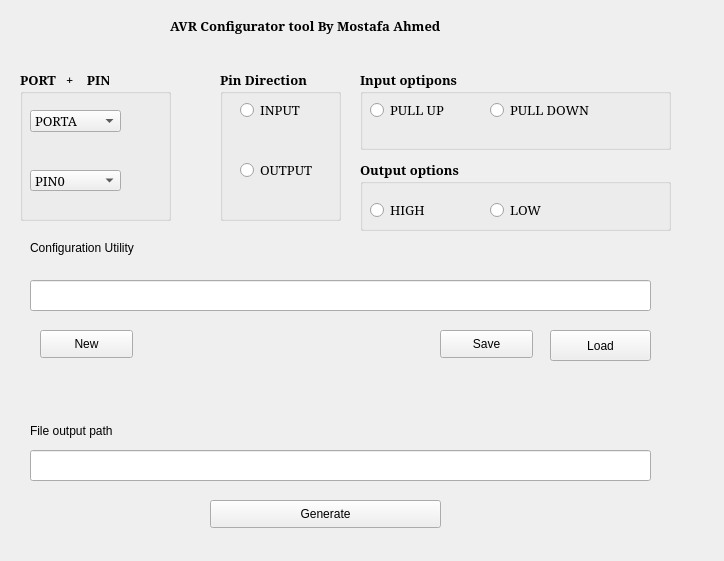
<?xml version="1.0" encoding="UTF-8"?>
<ui version="4.0">
 <class>Form</class>
 <widget class="QWidget" name="Form">
  <property name="geometry">
   <rect>
    <x>0</x>
    <y>0</y>
    <width>724</width>
    <height>561</height>
   </rect>
  </property>
  <property name="windowTitle">
   <string>Form</string>
  </property>
  <widget class="QPushButton" name="genBtn">
   <property name="geometry">
    <rect>
     <x>210</x>
     <y>500</y>
     <width>231</width>
     <height>28</height>
    </rect>
   </property>
   <property name="text">
    <string>Generate</string>
   </property>
  </widget>
  <widget class="QLabel" name="label">
   <property name="geometry">
    <rect>
     <x>410</x>
     <y>150</y>
     <width>131</width>
     <height>51</height>
    </rect>
   </property>
   <property name="text">
    <string/>
   </property>
  </widget>
  <widget class="QLineEdit" name="lineEdit">
   <property name="geometry">
    <rect>
     <x>30</x>
     <y>450</y>
     <width>621</width>
     <height>31</height>
    </rect>
   </property>
  </widget>
  <widget class="QLabel" name="label_2">
   <property name="geometry">
    <rect>
     <x>30</x>
     <y>410</y>
     <width>101</width>
     <height>41</height>
    </rect>
   </property>
   <property name="text">
    <string>File output path </string>
   </property>
  </widget>
  <widget class="QLabel" name="label_4">
   <property name="geometry">
    <rect>
     <x>170</x>
     <y>0</y>
     <width>401</width>
     <height>51</height>
    </rect>
   </property>
   <property name="font">
    <font>
     <family>Garamond</family>
     <pointsize>10</pointsize>
     <weight>75</weight>
     <bold>true</bold>
    </font>
   </property>
   <property name="text">
    <string>AVR Configurator tool By Mostafa Ahmed</string>
   </property>
  </widget>
  <widget class="QGroupBox" name="Output_groupBox">
   <property name="geometry">
    <rect>
     <x>360</x>
     <y>160</y>
     <width>311</width>
     <height>71</height>
    </rect>
   </property>
   <property name="font">
    <font>
     <family>Garamond</family>
     <pointsize>10</pointsize>
     <weight>75</weight>
     <bold>true</bold>
    </font>
   </property>
   <property name="title">
    <string>Output options</string>
   </property>
   <widget class="QRadioButton" name="radioButton_5">
    <property name="geometry">
     <rect>
      <x>10</x>
      <y>40</y>
      <width>95</width>
      <height>20</height>
     </rect>
    </property>
    <property name="font">
     <font>
      <family>Garamond</family>
      <pointsize>10</pointsize>
      <weight>50</weight>
      <bold>false</bold>
     </font>
    </property>
    <property name="text">
     <string>HIGH</string>
    </property>
   </widget>
   <widget class="QRadioButton" name="radioButton_6">
    <property name="geometry">
     <rect>
      <x>130</x>
      <y>40</y>
      <width>95</width>
      <height>20</height>
     </rect>
    </property>
    <property name="font">
     <font>
      <family>Garamond</family>
      <pointsize>10</pointsize>
      <weight>50</weight>
      <bold>false</bold>
     </font>
    </property>
    <property name="text">
     <string>LOW</string>
    </property>
   </widget>
  </widget>
  <widget class="QGroupBox" name="Input_groupBox_2">
   <property name="geometry">
    <rect>
     <x>360</x>
     <y>70</y>
     <width>311</width>
     <height>80</height>
    </rect>
   </property>
   <property name="font">
    <font>
     <family>Garamond</family>
     <pointsize>10</pointsize>
     <weight>75</weight>
     <bold>true</bold>
    </font>
   </property>
   <property name="title">
    <string>Input optipons</string>
   </property>
   <widget class="QRadioButton" name="PullUp_radioButton">
    <property name="geometry">
     <rect>
      <x>10</x>
      <y>30</y>
      <width>95</width>
      <height>20</height>
     </rect>
    </property>
    <property name="font">
     <font>
      <family>Garamond</family>
      <pointsize>10</pointsize>
      <weight>50</weight>
      <bold>false</bold>
     </font>
    </property>
    <property name="text">
     <string>PULL UP</string>
    </property>
   </widget>
   <widget class="QRadioButton" name="PullDown_radioButton_2">
    <property name="geometry">
     <rect>
      <x>130</x>
      <y>30</y>
      <width>131</width>
      <height>20</height>
     </rect>
    </property>
    <property name="font">
     <font>
      <family>Garamond</family>
      <pointsize>10</pointsize>
      <weight>50</weight>
      <bold>false</bold>
     </font>
    </property>
    <property name="text">
     <string>PULL DOWN</string>
    </property>
   </widget>
  </widget>
  <widget class="QGroupBox" name="groupBox_3">
   <property name="geometry">
    <rect>
     <x>220</x>
     <y>70</y>
     <width>121</width>
     <height>151</height>
    </rect>
   </property>
   <property name="font">
    <font>
     <family>Garamond</family>
     <pointsize>10</pointsize>
     <weight>75</weight>
     <bold>true</bold>
    </font>
   </property>
   <property name="title">
    <string>Pin Direction</string>
   </property>
   <widget class="QRadioButton" name="Input_radioButton_3">
    <property name="geometry">
     <rect>
      <x>20</x>
      <y>30</y>
      <width>95</width>
      <height>20</height>
     </rect>
    </property>
    <property name="font">
     <font>
      <family>Garamond</family>
      <pointsize>10</pointsize>
      <weight>50</weight>
      <bold>false</bold>
     </font>
    </property>
    <property name="text">
     <string>INPUT</string>
    </property>
   </widget>
   <widget class="QRadioButton" name="Output_radioButton_4">
    <property name="geometry">
     <rect>
      <x>20</x>
      <y>90</y>
      <width>95</width>
      <height>20</height>
     </rect>
    </property>
    <property name="font">
     <font>
      <family>Garamond</family>
      <pointsize>10</pointsize>
      <weight>50</weight>
      <bold>false</bold>
     </font>
    </property>
    <property name="text">
     <string>OUTPUT</string>
    </property>
   </widget>
  </widget>
  <widget class="QGroupBox" name="groupBox_4">
   <property name="geometry">
    <rect>
     <x>20</x>
     <y>70</y>
     <width>151</width>
     <height>151</height>
    </rect>
   </property>
   <property name="font">
    <font>
     <family>Garamond</family>
     <pointsize>10</pointsize>
     <weight>75</weight>
     <bold>true</bold>
    </font>
   </property>
   <property name="title">
    <string>PORT   +    PIN</string>
   </property>
   <widget class="QComboBox" name="portcombo">
    <property name="geometry">
     <rect>
      <x>10</x>
      <y>40</y>
      <width>91</width>
      <height>22</height>
     </rect>
    </property>
    <property name="font">
     <font>
      <family>Garamond</family>
      <pointsize>10</pointsize>
      <weight>50</weight>
      <bold>false</bold>
     </font>
    </property>
    <item>
     <property name="text">
      <string>PORTA</string>
     </property>
    </item>
    <item>
     <property name="text">
      <string>PORTB</string>
     </property>
    </item>
    <item>
     <property name="text">
      <string>PORTC</string>
     </property>
    </item>
    <item>
     <property name="text">
      <string>PORTD</string>
     </property>
    </item>
   </widget>
   <widget class="QComboBox" name="pincombo">
    <property name="geometry">
     <rect>
      <x>10</x>
      <y>100</y>
      <width>91</width>
      <height>21</height>
     </rect>
    </property>
    <property name="font">
     <font>
      <family>Garamond</family>
      <pointsize>10</pointsize>
      <weight>50</weight>
      <bold>false</bold>
     </font>
    </property>
    <item>
     <property name="text">
      <string>PIN0</string>
     </property>
    </item>
    <item>
     <property name="text">
      <string>PIN1</string>
     </property>
    </item>
    <item>
     <property name="text">
      <string>PIN2</string>
     </property>
    </item>
    <item>
     <property name="text">
      <string>PIN3</string>
     </property>
    </item>
    <item>
     <property name="text">
      <string>PIN4</string>
     </property>
    </item>
    <item>
     <property name="text">
      <string>PIN5</string>
     </property>
    </item>
    <item>
     <property name="text">
      <string>PIN6</string>
     </property>
    </item>
    <item>
     <property name="text">
      <string>PIN7</string>
     </property>
    </item>
   </widget>
  </widget>
  <widget class="QLineEdit" name="lineEdit_2">
   <property name="geometry">
    <rect>
     <x>30</x>
     <y>280</y>
     <width>621</width>
     <height>31</height>
    </rect>
   </property>
  </widget>
  <widget class="QLabel" name="label_3">
   <property name="geometry">
    <rect>
     <x>30</x>
     <y>240</y>
     <width>161</width>
     <height>16</height>
    </rect>
   </property>
   <property name="text">
    <string>Configuration Utility</string>
   </property>
  </widget>
  <widget class="QPushButton" name="newBtn">
   <property name="geometry">
    <rect>
     <x>40</x>
     <y>330</y>
     <width>93</width>
     <height>28</height>
    </rect>
   </property>
   <property name="text">
    <string>New</string>
   </property>
  </widget>
  <widget class="QPushButton" name="saveBtn">
   <property name="geometry">
    <rect>
     <x>440</x>
     <y>330</y>
     <width>93</width>
     <height>28</height>
    </rect>
   </property>
   <property name="text">
    <string>Save</string>
   </property>
  </widget>
  <widget class="QPushButton" name="loadBtn">
   <property name="geometry">
    <rect>
     <x>550</x>
     <y>330</y>
     <width>101</width>
     <height>31</height>
    </rect>
   </property>
   <property name="text">
    <string>Load</string>
   </property>
  </widget>
 </widget>
 <resources/>
 <connections>
  <connection>
   <sender>Input_radioButton_3</sender>
   <signal>clicked(bool)</signal>
   <receiver>Output_groupBox</receiver>
   <slot>setDisabled(bool)</slot>
   <hints>
    <hint type="sourcelabel">
     <x>237</x>
     <y>189</y>
    </hint>
    <hint type="destinationlabel">
     <x>505</x>
     <y>275</y>
    </hint>
   </hints>
  </connection>
  <connection>
   <sender>Output_radioButton_4</sender>
   <signal>clicked(bool)</signal>
   <receiver>Input_groupBox_2</receiver>
   <slot>setEnabled(bool)</slot>
   <hints>
    <hint type="sourcelabel">
     <x>237</x>
     <y>249</y>
    </hint>
    <hint type="destinationlabel">
     <x>505</x>
     <y>189</y>
    </hint>
   </hints>
  </connection>
  <connection>
   <sender>Output_radioButton_4</sender>
   <signal>clicked(bool)</signal>
   <receiver>Output_groupBox</receiver>
   <slot>setEnabled(bool)</slot>
   <hints>
    <hint type="sourcelabel">
     <x>237</x>
     <y>249</y>
    </hint>
    <hint type="destinationlabel">
     <x>505</x>
     <y>275</y>
    </hint>
   </hints>
  </connection>
  <connection>
   <sender>Input_radioButton_3</sender>
   <signal>clicked(bool)</signal>
   <receiver>Input_groupBox_2</receiver>
   <slot>show()</slot>
   <hints>
    <hint type="sourcelabel">
     <x>237</x>
     <y>189</y>
    </hint>
    <hint type="destinationlabel">
     <x>505</x>
     <y>189</y>
    </hint>
   </hints>
  </connection>
  <connection>
   <sender>loadBtn</sender>
   <signal>clicked()</signal>
   <receiver>Form</receiver>
   <slot>show()</slot>
   <hints>
    <hint type="sourcelabel">
     <x>600</x>
     <y>345</y>
    </hint>
    <hint type="destinationlabel">
     <x>364</x>
     <y>285</y>
    </hint>
   </hints>
  </connection>
  <connection>
   <sender>newBtn</sender>
   <signal>clicked()</signal>
   <receiver>Form</receiver>
   <slot>show()</slot>
   <hints>
    <hint type="sourcelabel">
     <x>86</x>
     <y>343</y>
    </hint>
    <hint type="destinationlabel">
     <x>364</x>
     <y>285</y>
    </hint>
   </hints>
  </connection>
  <connection>
   <sender>saveBtn</sender>
   <signal>clicked()</signal>
   <receiver>Form</receiver>
   <slot>show()</slot>
   <hints>
    <hint type="sourcelabel">
     <x>486</x>
     <y>343</y>
    </hint>
    <hint type="destinationlabel">
     <x>364</x>
     <y>285</y>
    </hint>
   </hints>
  </connection>
  <connection>
   <sender>genBtn</sender>
   <signal>clicked()</signal>
   <receiver>Form</receiver>
   <slot>show()</slot>
   <hints>
    <hint type="sourcelabel">
     <x>325</x>
     <y>513</y>
    </hint>
    <hint type="destinationlabel">
     <x>364</x>
     <y>285</y>
    </hint>
   </hints>
  </connection>
  <connection>
   <sender>portcombo</sender>
   <signal>currentIndexChanged(QString)</signal>
   <receiver>Form</receiver>
   <slot>setFocus()</slot>
   <hints>
    <hint type="sourcelabel">
     <x>75</x>
     <y>120</y>
    </hint>
    <hint type="destinationlabel">
     <x>347</x>
     <y>274</y>
    </hint>
   </hints>
  </connection>
  <connection>
   <sender>pincombo</sender>
   <signal>currentIndexChanged(QString)</signal>
   <receiver>Form</receiver>
   <slot>setFocus()</slot>
   <hints>
    <hint type="sourcelabel">
     <x>75</x>
     <y>180</y>
    </hint>
    <hint type="destinationlabel">
     <x>347</x>
     <y>274</y>
    </hint>
   </hints>
  </connection>
  <connection>
   <sender>portcombo</sender>
   <signal>highlighted(QString)</signal>
   <receiver>Input_groupBox_2</receiver>
   <slot>update()</slot>
   <hints>
    <hint type="sourcelabel">
     <x>75</x>
     <y>120</y>
    </hint>
    <hint type="destinationlabel">
     <x>515</x>
     <y>109</y>
    </hint>
   </hints>
  </connection>
  <connection>
   <sender>pincombo</sender>
   <signal>highlighted(QString)</signal>
   <receiver>Form</receiver>
   <slot>update()</slot>
   <hints>
    <hint type="sourcelabel">
     <x>75</x>
     <y>180</y>
    </hint>
    <hint type="destinationlabel">
     <x>361</x>
     <y>280</y>
    </hint>
   </hints>
  </connection>
 </connections>
</ui>
